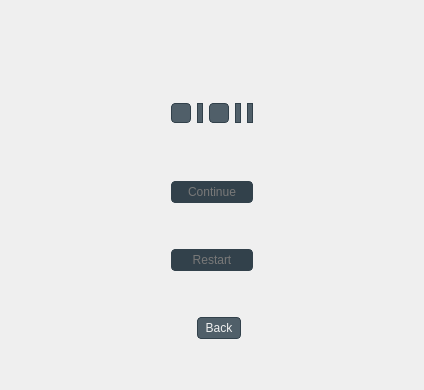
      <widget class="QWidget" name="Game">
       <property name="styleSheet">
        <string notr="true">
QPushButton {
    background-color: #505F69 ;
    border: 1px solid #32414B;
    color: #F0F0F0;
    border-radius: 4px;
    padding: -14px;
    outline: none;
	font: 54pt  'HACKED';
}

QPushButton:disabled {
    background-color: #32414B;
    border: 1px solid #32414B;
    color: #787878;
    border-radius: 4px;
    padding: 3px;
}


QPushButton:checked {
    background-color: #32414B;
    border: 1px solid #32414B;
    border-radius: 4px;
    padding: 3px;
    outline: none;
}

QPushButton:checked:disabled {
    background-color: #19232D;
    border: 1px solid #32414B;
    color: #787878;
    border-radius: 4px;
    padding: 3px;
    outline: none;
}

QPushButton::menu-indicator {
    subcontrol-origin: padding;
    subcontrol-position: bottom right;
    bottom: 4px;
}

QPushButton:pressed {
    background-color: #19232D;
    border: 1px solid #19232D;
}

QPushButton:hover,
QPushButton:checked:hover{
    border: 1px solid #148CD2;
    color: #F0F0F0;
}

QPushButton:selected,
QPushButton:checked:selected{
    background: #1464A0;
    color: #32414B;
}
</string>
       </property>
       <layout class="QGridLayout" name="gridLayout_7">
        <item row="10" column="4" colspan="5">
         <widget class="QPushButton" name="pushButton_GameRestart">
          <property name="enabled">
           <bool>false</bool>
          </property>
          <property name="styleSheet">
           <string notr="true">QPushButton {
    background-color: #505F69 ;
    border: 1px solid #32414B;
    color: #F0F0F0;
    border-radius: 4px;
    padding: 3px;
    outline: none;
	font: 32pt  'HACKED';
}

QPushButton:disabled {
    background-color: #32414B;
    border: 1px solid #32414B;
    color: #787878;
    border-radius: 4px;
    padding: 3px;
}


QPushButton:checked {
    background-color: #32414B;
    border: 1px solid #32414B;
    border-radius: 4px;
    padding: 3px;
    outline: none;
}

QPushButton:checked:disabled {
    background-color: #19232D;
    border: 1px solid #32414B;
    color: #787878;
    border-radius: 4px;
    padding: 3px;
    outline: none;
}

QPushButton::menu-indicator {
    subcontrol-origin: padding;
    subcontrol-position: bottom right;
    bottom: 4px;
}

QPushButton:pressed {
    background-color: #19232D;
    border: 1px solid #19232D;
}

QPushButton:hover,
QPushButton:checked:hover{
    border: 1px solid #148CD2;
    color: #F0F0F0;
}

QPushButton:selected,
QPushButton:checked:selected{
    background: #1464A0;
    color: #32414B;
}
</string>
          </property>
          <property name="text">
           <string>Restart</string>
          </property>
         </widget>
        </item>
        <item row="4" column="6">
         <widget class="QPushButton" name="pushButton_13">
          <property name="sizePolicy">
           <sizepolicy hsizetype="Expanding" vsizetype="Expanding">
            <horstretch>0</horstretch>
            <verstretch>0</verstretch>
           </sizepolicy>
          </property>
          <property name="text">
           <string/>
          </property>
         </widget>
        </item>
        <item row="4" column="7">
         <widget class="QPushButton" name="pushButton_14">
          <property name="sizePolicy">
           <sizepolicy hsizetype="Expanding" vsizetype="Expanding">
            <horstretch>0</horstretch>
            <verstretch>0</verstretch>
           </sizepolicy>
          </property>
          <property name="text">
           <string/>
          </property>
         </widget>
        </item>
        <item row="4" column="5">
         <widget class="QPushButton" name="pushButton_12">
          <property name="sizePolicy">
           <sizepolicy hsizetype="Expanding" vsizetype="Expanding">
            <horstretch>0</horstretch>
            <verstretch>0</verstretch>
           </sizepolicy>
          </property>
          <property name="text">
           <string/>
          </property>
         </widget>
        </item>
        <item row="5" column="7">
         <widget class="QPushButton" name="pushButton_19">
          <property name="sizePolicy">
           <sizepolicy hsizetype="Expanding" vsizetype="Expanding">
            <horstretch>0</horstretch>
            <verstretch>0</verstretch>
           </sizepolicy>
          </property>
          <property name="text">
           <string/>
          </property>
         </widget>
        </item>
        <item row="4" column="4">
         <widget class="QPushButton" name="pushButton_11">
          <property name="sizePolicy">
           <sizepolicy hsizetype="Expanding" vsizetype="Expanding">
            <horstretch>0</horstretch>
            <verstretch>0</verstretch>
           </sizepolicy>
          </property>
          <property name="text">
           <string/>
          </property>
         </widget>
        </item>
        <item row="6" column="5">
         <widget class="QPushButton" name="pushButton_22">
          <property name="sizePolicy">
           <sizepolicy hsizetype="Expanding" vsizetype="Expanding">
            <horstretch>0</horstretch>
            <verstretch>0</verstretch>
           </sizepolicy>
          </property>
          <property name="text">
           <string/>
          </property>
         </widget>
        </item>
        <item row="5" column="5">
         <widget class="QPushButton" name="pushButton_17">
          <property name="sizePolicy">
           <sizepolicy hsizetype="Expanding" vsizetype="Expanding">
            <horstretch>0</horstretch>
            <verstretch>0</verstretch>
           </sizepolicy>
          </property>
          <property name="text">
           <string/>
          </property>
         </widget>
        </item>
        <item row="3" column="8">
         <widget class="QPushButton" name="pushButton_10">
          <property name="sizePolicy">
           <sizepolicy hsizetype="Expanding" vsizetype="Expanding">
            <horstretch>0</horstretch>
            <verstretch>0</verstretch>
           </sizepolicy>
          </property>
          <property name="text">
           <string/>
          </property>
         </widget>
        </item>
        <item row="6" column="4">
         <widget class="QPushButton" name="pushButton_21">
          <property name="sizePolicy">
           <sizepolicy hsizetype="Expanding" vsizetype="Expanding">
            <horstretch>0</horstretch>
            <verstretch>0</verstretch>
           </sizepolicy>
          </property>
          <property name="text">
           <string/>
          </property>
         </widget>
        </item>
        <item row="5" column="4">
         <widget class="QPushButton" name="pushButton_16">
          <property name="sizePolicy">
           <sizepolicy hsizetype="Expanding" vsizetype="Expanding">
            <horstretch>0</horstretch>
            <verstretch>0</verstretch>
           </sizepolicy>
          </property>
          <property name="text">
           <string/>
          </property>
         </widget>
        </item>
        <item row="6" column="8">
         <widget class="QPushButton" name="pushButton_25">
          <property name="sizePolicy">
           <sizepolicy hsizetype="Expanding" vsizetype="Expanding">
            <horstretch>0</horstretch>
            <verstretch>0</verstretch>
           </sizepolicy>
          </property>
          <property name="text">
           <string/>
          </property>
         </widget>
        </item>
        <item row="2" column="8">
         <widget class="QPushButton" name="pushButton_5">
          <property name="sizePolicy">
           <sizepolicy hsizetype="Expanding" vsizetype="Expanding">
            <horstretch>0</horstretch>
            <verstretch>0</verstretch>
           </sizepolicy>
          </property>
          <property name="text">
           <string/>
          </property>
         </widget>
        </item>
        <item row="4" column="8">
         <widget class="QPushButton" name="pushButton_15">
          <property name="sizePolicy">
           <sizepolicy hsizetype="Expanding" vsizetype="Expanding">
            <horstretch>0</horstretch>
            <verstretch>0</verstretch>
           </sizepolicy>
          </property>
          <property name="text">
           <string/>
          </property>
         </widget>
        </item>
        <item row="5" column="8">
         <widget class="QPushButton" name="pushButton_20">
          <property name="sizePolicy">
           <sizepolicy hsizetype="Expanding" vsizetype="Expanding">
            <horstretch>0</horstretch>
            <verstretch>0</verstretch>
           </sizepolicy>
          </property>
          <property name="text">
           <string/>
          </property>
         </widget>
        </item>
        <item row="2" column="4">
         <widget class="QPushButton" name="pushButton_1">
          <property name="sizePolicy">
           <sizepolicy hsizetype="Expanding" vsizetype="Expanding">
            <horstretch>0</horstretch>
            <verstretch>0</verstretch>
           </sizepolicy>
          </property>
          <property name="text">
           <string/>
          </property>
         </widget>
        </item>
        <item row="2" column="5">
         <widget class="QPushButton" name="pushButton_2">
          <property name="sizePolicy">
           <sizepolicy hsizetype="Expanding" vsizetype="Expanding">
            <horstretch>0</horstretch>
            <verstretch>0</verstretch>
           </sizepolicy>
          </property>
          <property name="text">
           <string/>
          </property>
         </widget>
        </item>
        <item row="3" column="5">
         <widget class="QPushButton" name="pushButton_7">
          <property name="sizePolicy">
           <sizepolicy hsizetype="Expanding" vsizetype="Expanding">
            <horstretch>0</horstretch>
            <verstretch>0</verstretch>
           </sizepolicy>
          </property>
          <property name="text">
           <string/>
          </property>
         </widget>
        </item>
        <item row="3" column="4">
         <widget class="QPushButton" name="pushButton_6">
          <property name="sizePolicy">
           <sizepolicy hsizetype="Expanding" vsizetype="Expanding">
            <horstretch>0</horstretch>
            <verstretch>0</verstretch>
           </sizepolicy>
          </property>
          <property name="text">
           <string/>
          </property>
         </widget>
        </item>
        <item row="3" column="7">
         <widget class="QPushButton" name="pushButton_9">
          <property name="sizePolicy">
           <sizepolicy hsizetype="Expanding" vsizetype="Expanding">
            <horstretch>0</horstretch>
            <verstretch>0</verstretch>
           </sizepolicy>
          </property>
          <property name="text">
           <string/>
          </property>
         </widget>
        </item>
        <item row="2" column="7">
         <widget class="QPushButton" name="pushButton_4">
          <property name="sizePolicy">
           <sizepolicy hsizetype="Expanding" vsizetype="Expanding">
            <horstretch>0</horstretch>
            <verstretch>0</verstretch>
           </sizepolicy>
          </property>
          <property name="text">
           <string/>
          </property>
         </widget>
        </item>
        <item row="2" column="6">
         <widget class="QPushButton" name="pushButton_3">
          <property name="sizePolicy">
           <sizepolicy hsizetype="Expanding" vsizetype="Expanding">
            <horstretch>0</horstretch>
            <verstretch>0</verstretch>
           </sizepolicy>
          </property>
          <property name="text">
           <string/>
          </property>
         </widget>
        </item>
        <item row="3" column="6">
         <widget class="QPushButton" name="pushButton_8">
          <property name="sizePolicy">
           <sizepolicy hsizetype="Expanding" vsizetype="Expanding">
            <horstretch>0</horstretch>
            <verstretch>0</verstretch>
           </sizepolicy>
          </property>
          <property name="text">
           <string/>
          </property>
         </widget>
        </item>
        <item row="6" column="6">
         <widget class="QPushButton" name="pushButton_23">
          <property name="sizePolicy">
           <sizepolicy hsizetype="Expanding" vsizetype="Expanding">
            <horstretch>0</horstretch>
            <verstretch>0</verstretch>
           </sizepolicy>
          </property>
          <property name="text">
           <string/>
          </property>
         </widget>
        </item>
        <item row="4" column="0">
         <spacer name="horizontalSpacer_35">
          <property name="orientation">
           <enum>Qt::Horizontal</enum>
          </property>
          <property name="sizeHint" stdset="0">
           <size>
            <width>40</width>
            <height>20</height>
           </size>
          </property>
         </spacer>
        </item>
        <item row="4" column="12">
         <spacer name="horizontalSpacer_36">
          <property name="orientation">
           <enum>Qt::Horizontal</enum>
          </property>
          <property name="sizeHint" stdset="0">
           <size>
            <width>40</width>
            <height>20</height>
           </size>
          </property>
         </spacer>
        </item>
        <item row="6" column="7">
         <widget class="QPushButton" name="pushButton_24">
          <property name="sizePolicy">
           <sizepolicy hsizetype="Expanding" vsizetype="Expanding">
            <horstretch>0</horstretch>
            <verstretch>0</verstretch>
           </sizepolicy>
          </property>
          <property name="text">
           <string/>
          </property>
         </widget>
        </item>
        <item row="1" column="6">
         <spacer name="verticalSpacer_30">
          <property name="orientation">
           <enum>Qt::Vertical</enum>
          </property>
          <property name="sizeHint" stdset="0">
           <size>
            <width>20</width>
            <height>40</height>
           </size>
          </property>
         </spacer>
        </item>
        <item row="4" column="3">
         <spacer name="horizontalSpacer_41">
          <property name="orientation">
           <enum>Qt::Horizontal</enum>
          </property>
          <property name="sizeHint" stdset="0">
           <size>
            <width>40</width>
            <height>20</height>
           </size>
          </property>
         </spacer>
        </item>
        <item row="4" column="10">
         <spacer name="horizontalSpacer_40">
          <property name="orientation">
           <enum>Qt::Horizontal</enum>
          </property>
          <property name="sizeHint" stdset="0">
           <size>
            <width>40</width>
            <height>20</height>
           </size>
          </property>
         </spacer>
        </item>
        <item row="4" column="1">
         <spacer name="horizontalSpacer_37">
          <property name="orientation">
           <enum>Qt::Horizontal</enum>
          </property>
          <property name="sizeHint" stdset="0">
           <size>
            <width>40</width>
            <height>20</height>
           </size>
          </property>
         </spacer>
        </item>
        <item row="0" column="6">
         <spacer name="verticalSpacer_27">
          <property name="orientation">
           <enum>Qt::Vertical</enum>
          </property>
          <property name="sizeHint" stdset="0">
           <size>
            <width>20</width>
            <height>40</height>
           </size>
          </property>
         </spacer>
        </item>
        <item row="4" column="11">
         <spacer name="horizontalSpacer_38">
          <property name="orientation">
           <enum>Qt::Horizontal</enum>
          </property>
          <property name="sizeHint" stdset="0">
           <size>
            <width>40</width>
            <height>20</height>
           </size>
          </property>
         </spacer>
        </item>
        <item row="13" column="6">
         <spacer name="verticalSpacer_28">
          <property name="orientation">
           <enum>Qt::Vertical</enum>
          </property>
          <property name="sizeHint" stdset="0">
           <size>
            <width>20</width>
            <height>40</height>
           </size>
          </property>
         </spacer>
        </item>
        <item row="5" column="6">
         <widget class="QPushButton" name="pushButton_18">
          <property name="sizePolicy">
           <sizepolicy hsizetype="Expanding" vsizetype="Expanding">
            <horstretch>0</horstretch>
            <verstretch>0</verstretch>
           </sizepolicy>
          </property>
          <property name="text">
           <string/>
          </property>
         </widget>
        </item>
        <item row="4" column="2">
         <spacer name="horizontalSpacer_39">
          <property name="orientation">
           <enum>Qt::Horizontal</enum>
          </property>
          <property name="sizeHint" stdset="0">
           <size>
            <width>40</width>
            <height>20</height>
           </size>
          </property>
         </spacer>
        </item>
        <item row="7" column="6">
         <spacer name="verticalSpacer_29">
          <property name="orientation">
           <enum>Qt::Vertical</enum>
          </property>
          <property name="sizeHint" stdset="0">
           <size>
            <width>20</width>
            <height>40</height>
           </size>
          </property>
         </spacer>
        </item>
        <item row="4" column="9">
         <spacer name="horizontalSpacer_42">
          <property name="orientation">
           <enum>Qt::Horizontal</enum>
          </property>
          <property name="sizeHint" stdset="0">
           <size>
            <width>40</width>
            <height>20</height>
           </size>
          </property>
         </spacer>
        </item>
        <item row="11" column="6">
         <spacer name="verticalSpacer_26">
          <property name="orientation">
           <enum>Qt::Vertical</enum>
          </property>
          <property name="sizeHint" stdset="0">
           <size>
            <width>20</width>
            <height>40</height>
           </size>
          </property>
         </spacer>
        </item>
        <item row="12" column="5" colspan="3">
         <widget class="QPushButton" name="pushButton_GameBack">
          <property name="sizePolicy">
           <sizepolicy hsizetype="Expanding" vsizetype="Expanding">
            <horstretch>0</horstretch>
            <verstretch>0</verstretch>
           </sizepolicy>
          </property>
          <property name="styleSheet">
           <string notr="true">QPushButton {
    background-color: #505F69 ;
    border: 1px solid #32414B;
    color: #F0F0F0;
    border-radius: 4px;
    padding: 3px;
    outline: none;
	font: 32pt  'HACKED';
}

QPushButton:disabled {
    background-color: #32414B;
    border: 1px solid #32414B;
    color: #787878;
    border-radius: 4px;
    padding: 3px;
}


QPushButton:checked {
    background-color: #32414B;
    border: 1px solid #32414B;
    border-radius: 4px;
    padding: 3px;
    outline: none;
}

QPushButton:checked:disabled {
    background-color: #19232D;
    border: 1px solid #32414B;
    color: #787878;
    border-radius: 4px;
    padding: 3px;
    outline: none;
}

QPushButton::menu-indicator {
    subcontrol-origin: padding;
    subcontrol-position: bottom right;
    bottom: 4px;
}

QPushButton:pressed {
    background-color: #19232D;
    border: 1px solid #19232D;
}

QPushButton:hover,
QPushButton:checked:hover{
    border: 1px solid #148CD2;
    color: #F0F0F0;
}

QPushButton:selected,
QPushButton:checked:selected{
    background: #1464A0;
    color: #32414B;
}
</string>
          </property>
          <property name="text">
           <string>Back</string>
          </property>
         </widget>
        </item>
        <item row="8" column="4" colspan="5">
         <widget class="QPushButton" name="pushButton_GameContinue">
          <property name="enabled">
           <bool>false</bool>
          </property>
          <property name="sizePolicy">
           <sizepolicy hsizetype="Expanding" vsizetype="Expanding">
            <horstretch>0</horstretch>
            <verstretch>0</verstretch>
           </sizepolicy>
          </property>
          <property name="styleSheet">
           <string notr="true">QPushButton {
    background-color: #505F69 ;
    border: 1px solid #32414B;
    color: #F0F0F0;
    border-radius: 4px;
    padding: 3px;
    outline: none;
	font: 32pt  'HACKED';
}

QPushButton:disabled {
    background-color: #32414B;
    border: 1px solid #32414B;
    color: #787878;
    border-radius: 4px;
    padding: 3px;
}


QPushButton:checked {
    background-color: #32414B;
    border: 1px solid #32414B;
    border-radius: 4px;
    padding: 3px;
    outline: none;
}

QPushButton:checked:disabled {
    background-color: #19232D;
    border: 1px solid #32414B;
    color: #787878;
    border-radius: 4px;
    padding: 3px;
    outline: none;
}

QPushButton::menu-indicator {
    subcontrol-origin: padding;
    subcontrol-position: bottom right;
    bottom: 4px;
}

QPushButton:pressed {
    background-color: #19232D;
    border: 1px solid #19232D;
}

QPushButton:hover,
QPushButton:checked:hover{
    border: 1px solid #148CD2;
    color: #F0F0F0;
}

QPushButton:selected,
QPushButton:checked:selected{
    background: #1464A0;
    color: #32414B;
}
</string>
          </property>
          <property name="text">
           <string>Continue</string>
          </property>
         </widget>
        </item>
        <item row="9" column="4">
         <spacer name="verticalSpacer_31">
          <property name="orientation">
           <enum>Qt::Vertical</enum>
          </property>
          <property name="sizeHint" stdset="0">
           <size>
            <width>20</width>
            <height>40</height>
           </size>
          </property>
         </spacer>
        </item>
        <item row="9" column="6">
         <spacer name="verticalSpacer_32">
          <property name="orientation">
           <enum>Qt::Vertical</enum>
          </property>
          <property name="sizeHint" stdset="0">
           <size>
            <width>20</width>
            <height>40</height>
           </size>
          </property>
         </spacer>
        </item>
       </layout>
      </widget>
